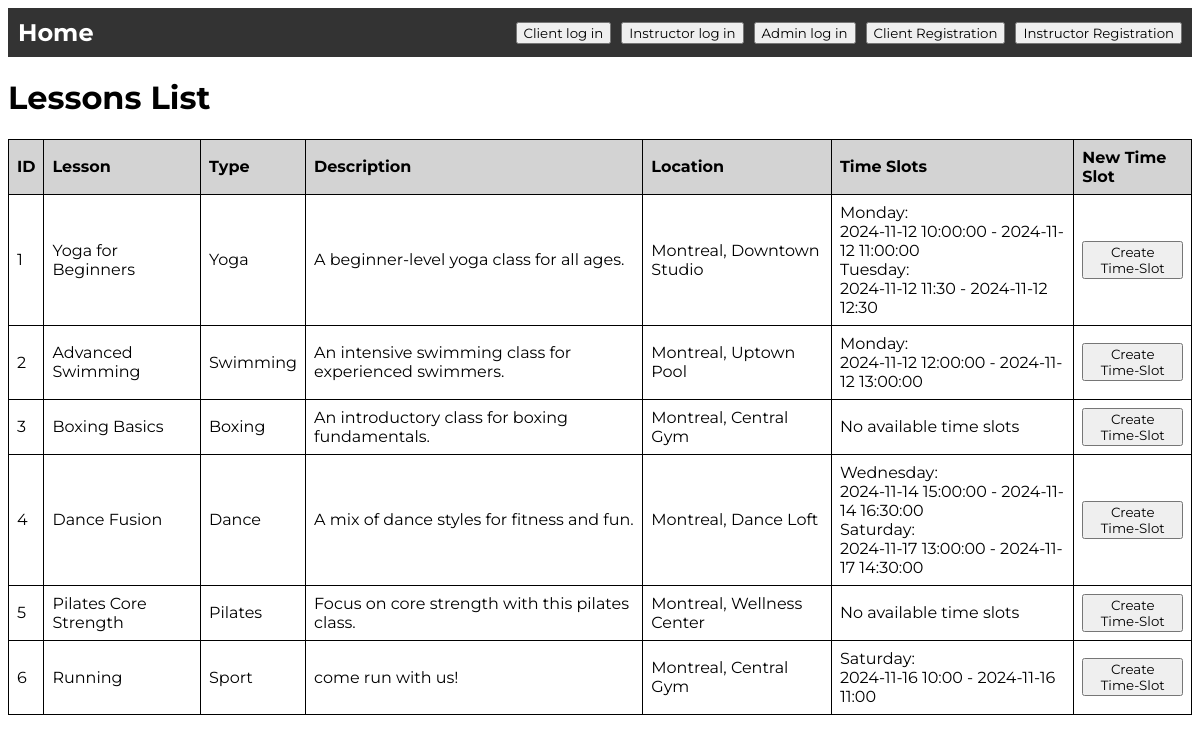
The page /admin_lessons on the database as committed earlier.
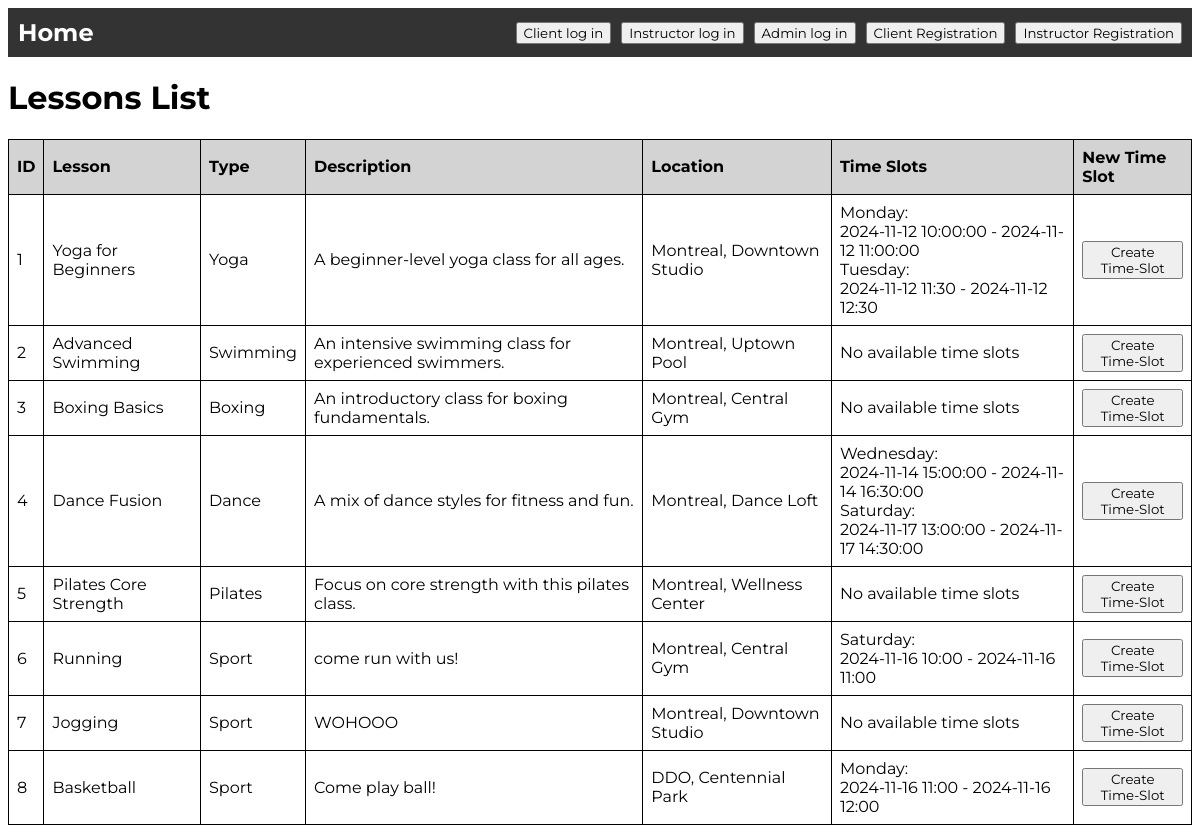
The same page on the database as committed later.
### models/models.py (models this page shows, shortened)
class Lesson(db.Model):
    __tablename__ = 'lessons'
    lesson_id = db.Column(db.Integer, primary_key=True, autoincrement=True)
    name = db.Column(db.String(100), nullable=False, unique=True)
    lesson_type = db.Column(db.String(50), nullable=False)
    description = db.Column(db.String(255), nullable=False)
    capacity = db.Column(db.Integer, nullable=False)
    offerings = db.relationship('Offering', backref='lesson', lazy=True)
    lesson_time_slots = db.relationship('TimeSlot', back_populates='lesson', lazy=True)
    is_available = db.Column(db.Boolean, default=True)
    location_id = db.Column(db.Integer, db.ForeignKey('locations.location_id', name='fk_location_id'), nullable=True)
    location = db.relationship('Location', backref=db.backref('lessons', lazy=True))

class Location(db.Model):
    __tablename__ = 'locations'
    location_id = db.Column(db.Integer, primary_key=True, autoincrement=True)
    name = db.Column(db.String(128), nullable=False)
    city = db.Column(db.String(128), nullable=False)
    address = db.Column(db.String(255), nullable=False)

class TimeSlot(db.Model):
    __tablename__ = 'time_slots'
    id = db.Column(db.Integer, primary_key=True)
    start_time = db.Column(db.String(50), nullable=False)
    end_time = db.Column(db.String(50), nullable=False)
    is_available = db.Column(db.Boolean, default=True, nullable=False)
    lesson_id = db.Column(db.Integer, db.ForeignKey('lessons.lesson_id', name='fk_lesson_id'), nullable=False)
    lesson = db.relationship('Lesson', back_populates='lesson_time_slots', lazy=True)
    day_of_week = db.Column(db.String(50), nullable=False)

### main.py (the view)
@app.route('/admin_lessons')
def admin_lessons():
    lessons = Lesson.query.all()
    for lesson in lessons:
        lesson.time_slots = Schedule.get_schedule_by_lesson(lesson.lesson_id)
    return render_template('admin_lessons.html', lessons=lessons)

### models/models.py (called while the page is built)
    @staticmethod
    def get_schedule_by_lesson(lesson_id):
        schedules = Schedule.query.filter_by(lesson_id=lesson_id, is_available=True).all()
        return [schedule.time_slot for schedule in schedules]

### templates/admin_lessons.html (shortened to what this page needs)
{% include 'header.html' %}
<head>
    <link rel="stylesheet" href="static/style.css">
</head>
<h1>Lessons List</h1>
<table>
    <thead>
        <tr>
            <th>ID</th>
            <th>Lesson</th>
            <th>Type</th>
            <th>Description</th>
            <th>Location</th>
            <th>Time Slots</th>
            <th>New Time Slot</th>
        </tr>
    </thead>
    <tbody>
        {% for lesson in lessons %}
        <tr>
            <td>{{ lesson.lesson_id }}</td>
            <td>{{ lesson.name }}</td>
            <td>{{ lesson.lesson_type }}</td>
            <td>{{ lesson.description }}</td>
            <td>{{ lesson.location.city }}, {{lesson.location.name}}</td>
            <td>
                {% for time_slot in lesson.time_slots %}
                    {{time_slot.day_of_week}}:<br>{{ time_slot.start_time }} - {{ time_slot.end_time }}<br>
                {% else %}
                    No available time slots
                {% endfor %}
            </td>
            <td>
                <button type="button" id="timeSlotBtn{{ lesson.lesson_id }}" class="btn btn-primary">Create Time-Slot</button>
            </td>
        </tr>
        {% endfor %}
    </tbody>
</table>
</body>
</html>

### templates/header.html (shortened to what this page needs)
<!DOCTYPE html>
<html lang="en">
    <head>
        <link rel="stylesheet" href="{{ url_for('static', filename='style.css') }}">
    </head>
    <body>
        <header>
            <nav>
                <div style="display: flex; align-items: center;">
                    <h2><a href="/">Home</a></h2>
                </div>
                <div class="right-section">
                    {% if session.get('currentAccount') %}
                    <p style="color: white;">Welcome, {{ session['currentAccount']['username'] }}
                        {% if session.get('accountType') == 'client' %}
                        <a href="{{ url_for('client_account') }}"><button>Your account</button></a>
                        {% endif %}
                        {% if session.get('accountType') == 'instructor' %}
                        <a href="{{ url_for('instructor_account') }}"><button>Your account</button></a>
                        {% endif %}
                    </p>
                    <a href="{{ url_for('logout') }}"><button>Logout</button></a>
                    {% else %}
                    <a href="/client_login"><button>Client log in</button></a>
                    <a href="/instructor_login"><button>Instructor log in</button></a>
                    <a href="/admin_login"><button>Admin log in</button></a>
                    <a href="/client_registration"><button>Client Registration</button></a>
                    <a href="/instructor_registration"><button>Instructor Registration</button></a>
                    {% endif %}
                </div>
            </nav>
        </header>

### static/style.css (style rules this page uses)
* { font-family: "Montserrat", sans-serif; }
li, a, button { font-family: "Montserrat", sans-serif; }
nav { display: flex; justify-content: space-between; align-items: center; background-color: #333; padding: 10px; }
nav h2, nav ul, .right-section { margin: 0; }
nav a { color: white; text-decoration: none; }
.right-section { display: flex; align-items: center; gap: 10px; }
table { width: 100%; border-collapse: collapse; }
th, td { border: 1px solid black; padding: 8px; text-align: left; }
th { background-color:lightgray; }

### templates/admin_lessons.html (style rules this page uses)
body { font-family: Arial, Helvetica, sans-serif; }

Rows that differ between the two databases and show on the page:
shown differently, row unchanged: Lesson "Advanced Swimming": loses TimeSlot (day_of_week "Monday", start_time "2024-11-12 12:00:00", end_time "2024-11-12 13:00:00"); now shows "No available time slots"
added Lesson: lesson_id "7", name "Jogging", lesson_type "Sport", description "WOHOOO", location.city "Montreal", location.name "Downtown Studio"
added Lesson: lesson_id "8", name "Basketball", lesson_type "Sport", description "Come play ball!", location.city "DDO", location.name "Centennial Park"
added TimeSlot: day_of_week "Monday", start_time "2024-11-16 11:00", end_time "2024-11-16 12:00", shown under "8"
